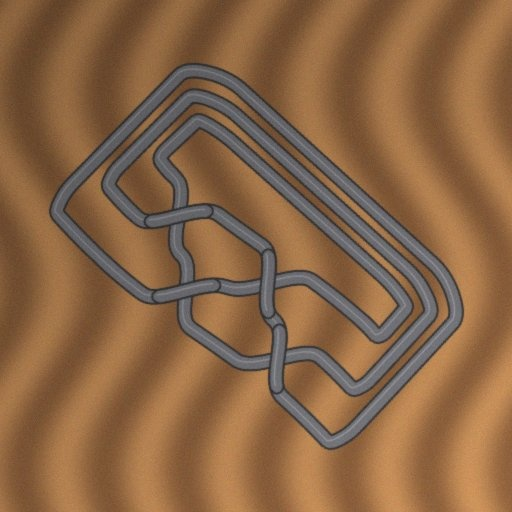
#> input picture huggingface_space/examples/1_unknot_c001_S2_desk.jpg, 512 x 512 px
$ python -i consistency.py   (imports and definitions only)
#> lines starting #> are read from the running program, lines starting #| are printed output that depends on the picture; after the words box and inside, x2 and y2 are one past the last pixel; in counts of white or black regions, pixels touching at a corner belong together
"""
consistency.py - Image-level check that no crossing was missed.

Uncertainty propagation covers wrong over/under readings, but not crossings the
detector never found. A diagram with a missed crossing usually looks simpler
(often like an unknot) and can be reported with false confidence.

Euler's formula gives an independent count. The projection of a cable is a
4-valent planar graph: for a connected piece with n crossings, V - E + F = 2 with
E = 2V gives F = n + 2 faces, i.e. the cable mask has n + 1 holes. Summing over
the connected pieces of the mask:

    holes = crossings + pieces          (a crossing-free loop is one piece, one hole)

``euler_check`` segments the cable, counts pieces and holes (ignoring specks
smaller than a cable width squared), and compares the implied crossing count
with the detected one. Open cable ends break the formula (an open arc encloses
no hole), so the check reports "not applicable" when free ends are present.
"""

from __future__ import annotations

from typing import Any, Dict, Optional

import numpy as np


def cable_mask(image: np.ndarray) -> np.ndarray:
    import cv2

    g = image if image.ndim == 2 else cv2.cvtColor(np.asarray(image, dtype=np.uint8), cv2.COLOR_RGB2GRAY)
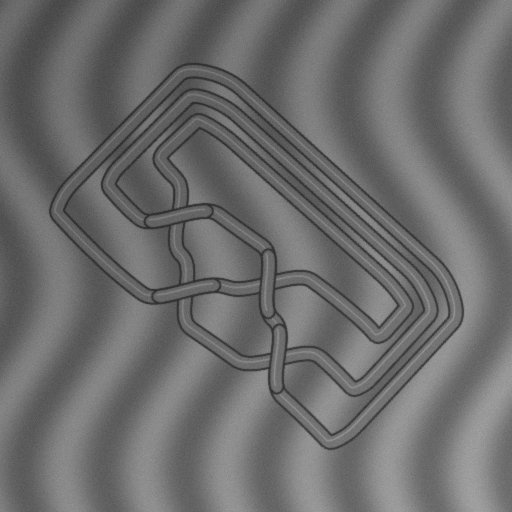
#> g: shape (512, 512); min 39, max 163, mean 108.8
    g = cv2.GaussianBlur(g, (5, 5), 0)
    _, th = cv2.threshold(g, 0, 255, cv2.THRESH_BINARY + cv2.THRESH_OTSU)
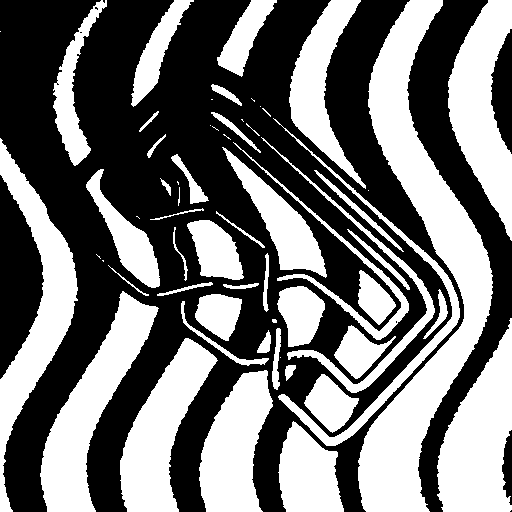
#> th: shape (512, 512); 45.1% white; 61 white regions (16 under 20 px), largest, box (x1, y1, x2, y2) and area: (358, 0, 493, 512) 22608, (40, 291, 159, 512) 9172, (437, 318, 512, 512) 8969
    # cable = the minority class
    fg = th > 0
    if fg.mean() > 0.5:
        fg = ~fg
    return fg


def euler_check(image: np.ndarray, n_detected: int, cable_width_px: Optional[float] = None,
                open_ends: int = 0, mask: Optional[np.ndarray] = None, one_sided: bool = False,
                min_area_frac: float = 0.6) -> Dict[str, Any]:
    """``one_sided``: flag only when the image implies MORE crossings than detected.
    A missed crossing always adds an unexplained face; a deficit of holes usually means
    a small face (between tightly packed crossings) fell below the area cut-off."""
    import cv2

    fg = cable_mask(image) if mask is None else mask
    fg_u8 = fg.astype(np.uint8)
    n_fg, lab_fg, st_fg, _ = cv2.connectedComponentsWithStats(fg_u8, connectivity=8)
    w = cable_width_px or 8.0
    min_area = max(9.0, (min_area_frac * w) ** 2)
    pieces = int(sum(1 for i in range(1, n_fg) if st_fg[i, cv2.CC_STAT_AREA] >= 4 * min_area))
    n_bg, lab_bg, st_bg, _ = cv2.connectedComponentsWithStats((~fg).astype(np.uint8), connectivity=4)
    H, W = fg.shape
    border = set(np.unique(np.concatenate([lab_bg[0], lab_bg[-1], lab_bg[:, 0], lab_bg[:, -1]])))
    holes = int(sum(1 for i in range(1, n_bg) if i not in border and st_bg[i, cv2.CC_STAT_AREA] >= min_area))
    out = {"pieces": pieces, "holes": holes, "detected_crossings": int(n_detected)}
    if open_ends:
        out.update(applicable=False, consistent=None,
                   note="free cable ends present: Euler count does not apply")
        return out
    implied = holes - pieces
    out.update(applicable=True, implied_crossings=implied,
               consistent=(implied <= n_detected) if one_sided else (implied == n_detected))
    if implied != n_detected:
        out["note"] = (f"the image implies {implied} crossing(s) but {n_detected} were detected; "
                       "abstain and request a clearer view")
    return out

>>> import cv2
>>> picture = cv2.cvtColor(cv2.imread('../../../huggingface_space/examples/1_unknot_c001_S2_desk.jpg'), cv2.COLOR_BGR2RGB)
>>> result = cable_mask(picture)
